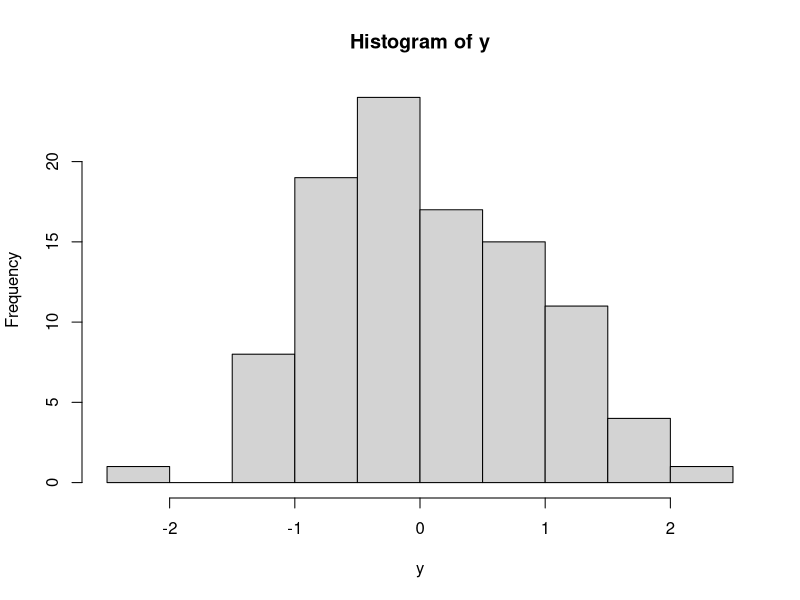

This figure's R source: (Note: this script raises an error after producing the figure.)
iris
iris3

y<-rnorm(100)
hist(y)
x<-matrix(rnorm(100),nrow=5)
dist(x, method="manhattan")

data(iris)
head(iris)

kmeans.iris<-kmeans(iris[,5], 3)
kmeans.iris$centers
kmeans.iris$cluster

table(iris[,5], kmeans.iris$cluster)

kmeans10.iris<-kmeans(iris[,-5],3, nstart = 10)
round(sum(kmeans10.iris$withinss),2)
set.seed(123)

kmeans.iris<-kmeans(iris[,-5],3)
round(sum(kmeans.iris$withinss), 2)

library(ggplot2)
iris_plot<-ggplot(data=iris, aes(x=Petal.Length , y=Petal.Width, colour=Species))+
  geom_point(shape=19, size=4)+ggtitle("iris data")
iris_plot2<-iris_plot+
  annotate("text", x=1.5, y=0.7, label="Setosa", size=5)+
  annotate("text", x=3.5, y=1.5, label="Versicolor", size=5)+
  annotate("text", x=6, y=2.7, label="Virginica", size=5)

iris_k_means<-kmeans(iris[,c("Petal.Length", "Petal.Width")], 3)
iris_k_means
iris_k_means$cluster
iris_k_means$totss
iris_k_means$withinss
iris_k_means$betweenss
prop.table(iris_k_means$size)
iris_k_means_centers<-iris_k_means$centers
iris_plot2+annotate("point", x=5.59, y=2.03, size=5, color="black")+
  annotate("point", x=1.46, y=0.24, size=5, color="black")+
  annotate("point", x=4.26, y=1.34, size=5, color="black")

z_iris<-scale(iris[,-5])
